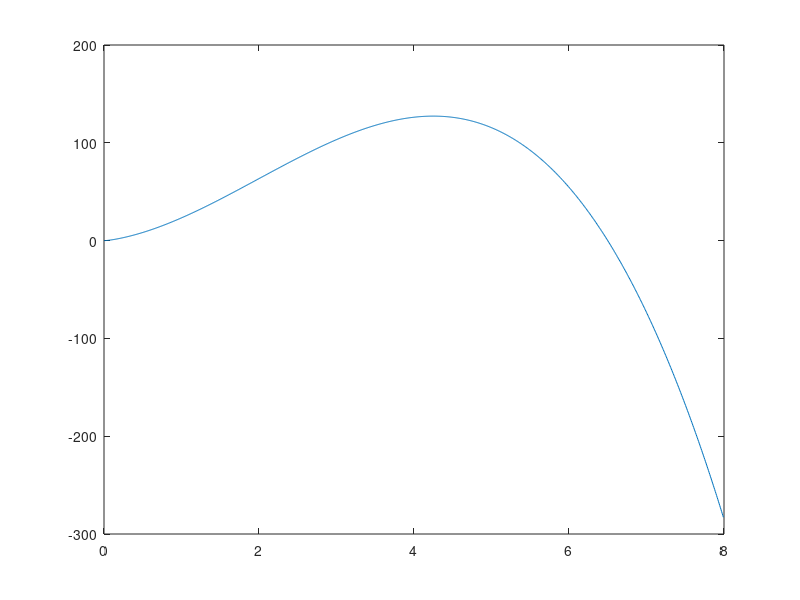

Source code (MATLAB):
%================================Constants==============================
% V       =  2e-6
% c_eq    =  0.02
% k       =  0.1389
% D       =  1e-9
% Gamma   =  1.03e-6
% m       =  246
% mu_eq   =  1.0
% % G       = -1*mu_eq*(1-k)/D
% G       = -1*c_eq*(1-k)/D

V       =  1e-1;
c_eq    =  1.0;
k       =  0.4;
D       =  1;
Gamma   =  1;
m       =  246;
G       =  -1*c_eq*(1-k)/(D*V);
c_str   =  c_eq*(k-1);

%++++++++++++++++++++++++++++++++++++++++++++++++++++++++++++++++++++++%
fname = "dispersion.dat";
fp    = fopen(fname, 'w');
%++++++++++++++++++++++++++++++++++++++++++++++++++++++++++++++++++++++%
omega_init  = 0;
omega_final = 8.0;
omega_step  = (omega_final - omega_init)/1000;
indx        = 1000;
ampl_fac    = zeros(indx);
omega       = zeros(indx);
omega(1)    = omega_init;
%++++++++++++++++++++++++++++++++++++++++++++++++++++++++++++++++++++++%
for i = 2:indx
  omega(i)      =  omega(i-1) + omega_step;
  omega_sqr     =  omega(i)*omega(i);
  first_term    =  V/(2.0*D);
  first_term_sq =  first_term*first_term;
  k_omega       =  first_term + sqrt(first_term_sq + (omega(i)*omega(i)));
  omega_tilda   =  k_omega - (V*(1.0-k)/D);
  % b             =  Gamma*omega(i)*omega(i)/(mu_eq*(1-k));
  % b             = -1.0*(Gamma*omega_sqr)/m;
  b             = (Gamma*omega_sqr)/c_str;
  ampl_fac(i)   =  -D*b/(c_str)*(G/c_eq + k_omega) + G*D*k_omega/c_str*(1-V/(k_omega*D));


  % ampl_fac(i)   =  -D*G*Gamma*omega_sqr/(m*c_eq*c_eq*(1-k)) + G*V/(c_eq*(1-k)) - D/(c_eq*(1-k))*k_omega*(G + Gamma*omega_sqr/m); % From Sashank
  % ampl_fac(i)   =  -D*b/(mu_str)*(G/mu_eq + k_omega) + G*D*k_omega/mu_str*(1-V/(k_omega*D));
  % ampl_fac(i)   =  omega_tilda*V*(-(b/G) + (1.0/omega_tilda)*(k_omega - (V/D)));
endfor
disp(omega(indx));
plot(omega, ampl_fac)
fclose(fp);
%+++++++++++++++++++++++++++++++++++++++++++++++++++++++++++++++++++++++++++++%
